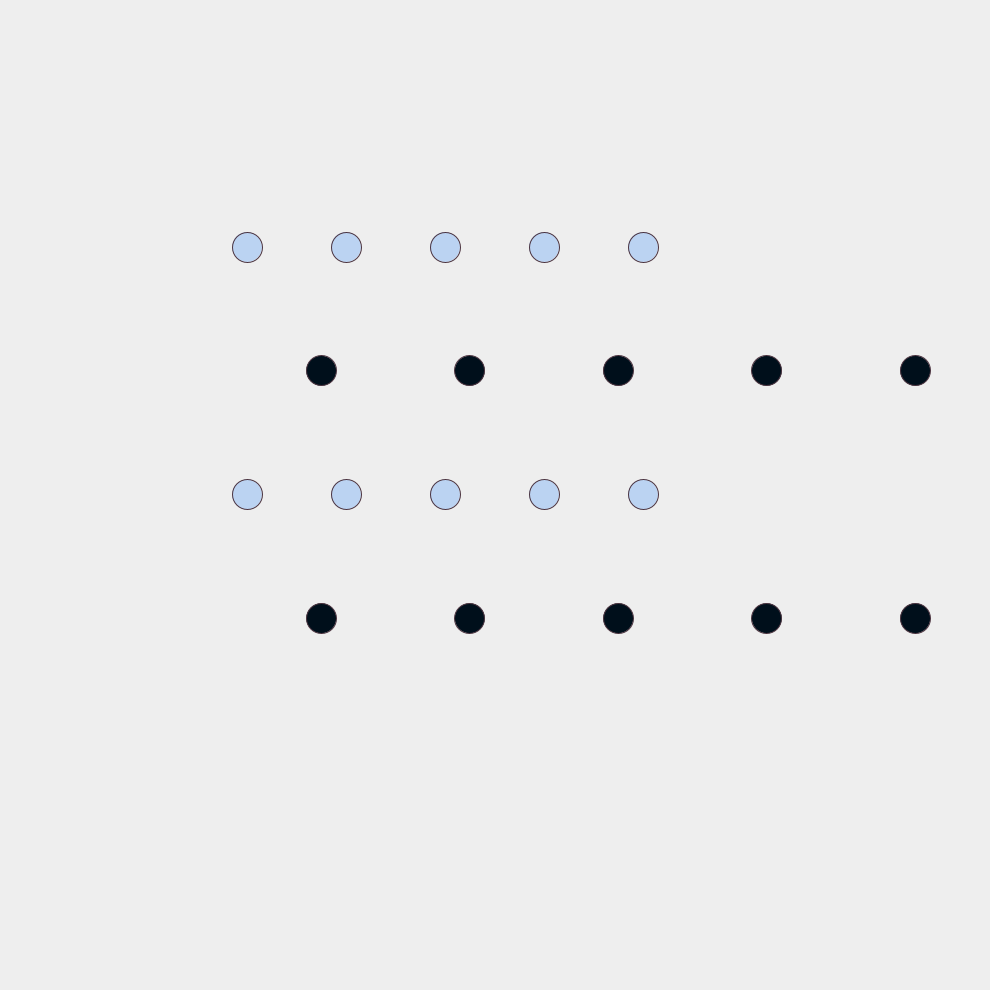
Frame 1 (no input)
Frame 60 (the mouse pressed at the canvas centre just before this capture): identical to frame 1, image omitted
Frame 120 (the mouse held since frame 60 and released just before this capture): identical to frame 1, image omitted

The Processing sketch that drew this single still picture (run headless with seeded random() and noise(); from frame 60 on, the mouse is pressed at the canvas centre):

// Processing sketch: day10_4
// ── day10_4.pde
float shapeWidth, shapeHeight;
float gridWidth = 10;
float gridHeight = 4;

void setup() {
  size(990, 990);
  strokeWeight(1);
  stroke(#4B333F);
  //noStroke();
  ellipseMode(CENTER);
}

void draw() {
  ellipseMode(CENTER);
  translate(width/4,height/4);
  shapeWidth = (width/2)/gridWidth;
  shapeHeight = (height/2)/gridHeight;
  background(#EEEEEE);
  //circle(50,50,100);
  //fill(#BBD3F2);
  beginShape(TRIANGLE_STRIP);
  for (int x = 0; x < gridWidth; x++) {
    for (int y = 0; y < gridHeight; y++) {
      //vertex(gridWidth*x,0);
      if (x%2 == 0 && y%2 == 0) {
        fill(#BBD3F2);
        ellipse(shapeWidth*x, shapeHeight*y, 30, 30);
        //vertex(shapeWidth*x, shapeHeight*y);
      }
      else if (x%2 == 1 && y%2 == 1) {
        fill(#000F1B);
        ellipse(shapeWidth*1.5*x, shapeHeight*y, 30, 30);
        //vertex(shapeWidth*1.5*x, shapeHeight*y);
      }
      //ellipse((shapeWidth*1.5)*x,shapeHeight*y,30,30);
      //circle(shapeWidth*x,shapeWidth*y,shapeWidth);
    }
  }
  endShape();
}
